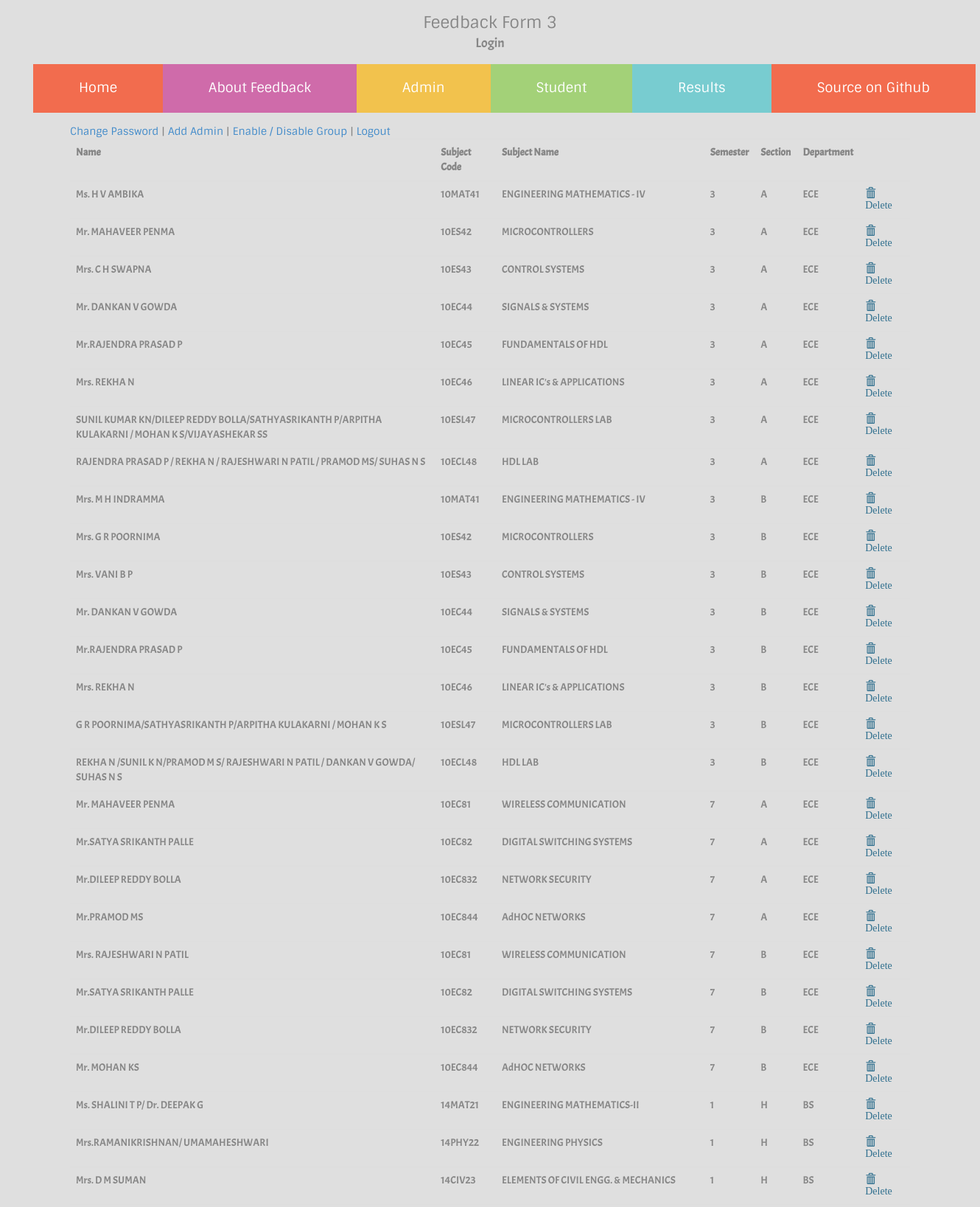
The page /admin.php (signed in, upper part) on the database its author committed.
### tables this page shows
CREATE TABLE `faculty` (
  `id` int(5) NOT NULL AUTO_INCREMENT,
  `name` varchar(100) NOT NULL,
  `subCode` varchar(10) NOT NULL,
  `subName` varchar(100) DEFAULT NULL,
  `semester` enum('1','3','5','7') NOT NULL DEFAULT '3',
  `sec` enum('A','B','C','D','E','F','G','H','I','J') DEFAULT 'A',
  `department` enum('ISE','CSE','CIV','EEE','ECE','ME','BS','MTME','MTEC','MTCS','MTCV') DEFAULT 'MTCV',
  PRIMARY KEY (`id`)
);

### classes/auth.class.php (called while the page is built, shortened)
<?php
	class authenticate
	{
		public static $db_host,$db_user,$db_pass,$db_name,$username,$password;
		public static function check(){
			$db_name=self::$db_name;
			$username=self::$username;
			$password=self::$password;
			$username=mysql_real_escape_string($username);
			$sql="SELECT * FROM `$db_name`.`admin` WHERE `username`='$username' LIMIT 1";
			$query=mysql_query($sql);
			$num=mysql_num_rows($query);
			if($num!=1){
				return false;
			}
			else{
				$data=mysql_fetch_object($query);
				$passdb=$data->password;
				if($password==$passdb){
					return true;
				}else{
					return false;
				}
			}
		}
	}
?>

### admin.php (the view, shortened to what this page needs)
<?php
	require_once("classes/auth.class.php");
	$a=authenticate::check();
	if($a!=true){
		header("location:adminlogin.php?error=notLoggedIn");
		die();
	}else{?>
	<?php $title="Admin >> Add or Delete Member"; require_once("required_files/header.php"); ?>
	<div class="container">
		<?php
			$connection=mysql_connect($db_host,$db_user,$db_pass);
			$sql="SELECT * FROM `$db_name`.`faculty`";
			$query=mysql_query($sql,$connection);
			if(mysql_num_rows($query)==0){
				echo "<p class='text-danger'>No faculty added. Try adding some.</p>";
			}else{
		?>
		<div><a href="changePasswd.php">Change Password</a> | <a href="addAdmin.php">Add Admin</a> | <a href="edclass.php">Enable / Disable Group</a> | <a href="logout.php">Logout</a></div>
		<table class="table">
			<tr><th>Name</th> <th>Subject Code</th> <th>Subject Name</th> <th>Semester</th> <th>Section</th> <th>Department</th><th></th> </tr>
			<?php while($data=mysql_fetch_object($query)){
			?>
			<tr><td><?php echo $data->name;?></td><td><?php echo $data->subCode; ?></td> <td><?php echo $data->subName; ?></td> <td><?php echo $data->semester; ?></td> <td><?php echo $data->sec; ?></td> <td><?php echo $data->department; ?></td> <td><span style="cursor:pointer;" data-id="<?php echo $data->id; ?>" class="glyphicon glyphicon-trash text-info delete"> Delete</span></td></tr>
			<?php
				}
			?>
		</table>
					<?php
				}
			 ?>
	</div>
	<?php require_once("required_files/footer.php"); ?>
	<?php
	}
?>

### styles.css (style rules this page uses)
body { background:#dfdfdf;color:#868686;font-family:sintony }
table.table { font-family:acme }

### rows shown on the page
faculty: name "Ms. H V AMBIKA", subCode "10MAT41", subName "ENGINEERING MATHEMATICS - IV", semester "3", sec "A", department "ECE"
faculty: name "Mr. MAHAVEER PENMA", subCode "10ES42", subName "MICROCONTROLLERS", semester "3", sec "A", department "ECE"
faculty: name "Mrs. C H SWAPNA", subCode "10ES43", subName "CONTROL SYSTEMS", semester "3", sec "A", department "ECE"
faculty: name "Mr. DANKAN V GOWDA", subCode "10EC44", subName "SIGNALS & SYSTEMS", semester "3", sec "A", department "ECE"
faculty: name "Mr.RAJENDRA PRASAD P", subCode "10EC45", subName "FUNDAMENTALS OF HDL", semester "3", sec "A", department "ECE"
faculty: name "Mrs. REKHA N", subCode "10EC46", subName "LINEAR IC's & APPLICATIONS", semester "3", sec "A", department "ECE"
faculty: name "SUNIL KUMAR KN/DILEEP REDDY BOLLA/SATHYASRIKANTH P/ARPITHA KULAKARNI / MOHAN K S/VIJAYASHEKAR SS", subCode "10ESL47", subName "MICROCONTROLLERS LAB", semester "3", sec "A", department "ECE"
faculty: name "RAJENDRA PRASAD P / REKHA N / RAJESHWARI N PATIL / PRAMOD MS/ SUHAS N S", subCode "10ECL48", subName "HDL LAB", semester "3", sec "A", department "ECE"
faculty: name "Mrs. M H INDRAMMA", subCode "10MAT41", subName "ENGINEERING MATHEMATICS - IV", semester "3", sec "B", department "ECE"
faculty: name "Mrs. G R POORNIMA", subCode "10ES42", subName "MICROCONTROLLERS", semester "3", sec "B", department "ECE"
faculty: name "Mrs. VANI B P", subCode "10ES43", subName "CONTROL SYSTEMS", semester "3", sec "B", department "ECE"
faculty: name "Mr. DANKAN V GOWDA", subCode "10EC44", subName "SIGNALS & SYSTEMS", semester "3", sec "B", department "ECE"
faculty: name "Mr.RAJENDRA PRASAD P", subCode "10EC45", subName "FUNDAMENTALS OF HDL", semester "3", sec "B", department "ECE"
faculty: name "Mrs. REKHA N", subCode "10EC46", subName "LINEAR IC's & APPLICATIONS", semester "3", sec "B", department "ECE"
faculty: name "G R POORNIMA/SATHYASRIKANTH P/ARPITHA KULAKARNI / MOHAN K S", subCode "10ESL47", subName "MICROCONTROLLERS LAB", semester "3", sec "B", department "ECE"
faculty: name "REKHA N /SUNIL K N/PRAMOD M S/ RAJESHWARI N PATIL / DANKAN V GOWDA/ SUHAS N S", subCode "10ECL48", subName "HDL LAB", semester "3", sec "B", department "ECE"
faculty: name "Mr. MAHAVEER PENMA", subCode "10EC81", subName "WIRELESS COMMUNICATION", semester "7", sec "A", department "ECE"
faculty: name "Mr.SATYA SRIKANTH PALLE", subCode "10EC82", subName "DIGITAL SWITCHING SYSTEMS", semester "7", sec "A", department "ECE"
faculty: name "Mr.DILEEP REDDY BOLLA", subCode "10EC832", subName "NETWORK SECURITY", semester "7", sec "A", department "ECE"
faculty: name "Mr.PRAMOD MS", subCode "10EC844", subName "AdHOC NETWORKS", semester "7", sec "A", department "ECE"
faculty: name "Mrs. RAJESHWARI N PATIL", subCode "10EC81", subName "WIRELESS COMMUNICATION", semester "7", sec "B", department "ECE"
faculty: name "Mr.SATYA SRIKANTH PALLE", subCode "10EC82", subName "DIGITAL SWITCHING SYSTEMS", semester "7", sec "B", department "ECE"
faculty: name "Mr.DILEEP REDDY BOLLA", subCode "10EC832", subName "NETWORK SECURITY", semester "7", sec "B", department "ECE"
faculty: name "Mr. MOHAN KS", subCode "10EC844", subName "AdHOC NETWORKS", semester "7", sec "B", department "ECE"
faculty: name "Ms. SHALINI T P/ Dr. DEEPAK G", subCode "14MAT21", subName "ENGINEERING MATHEMATICS-II", semester "1", sec "H", department "BS"
faculty: name "Mrs.RAMANIKRISHNAN/ UMAMAHESHWARI", subCode "14PHY22", subName "ENGINEERING PHYSICS", semester "1", sec "H", department "BS"
faculty: name "Mrs. D M SUMAN", subCode "14CIV23", subName "ELEMENTS OF CIVIL ENGG. & MECHANICS", semester "1", sec "H", department "BS"
